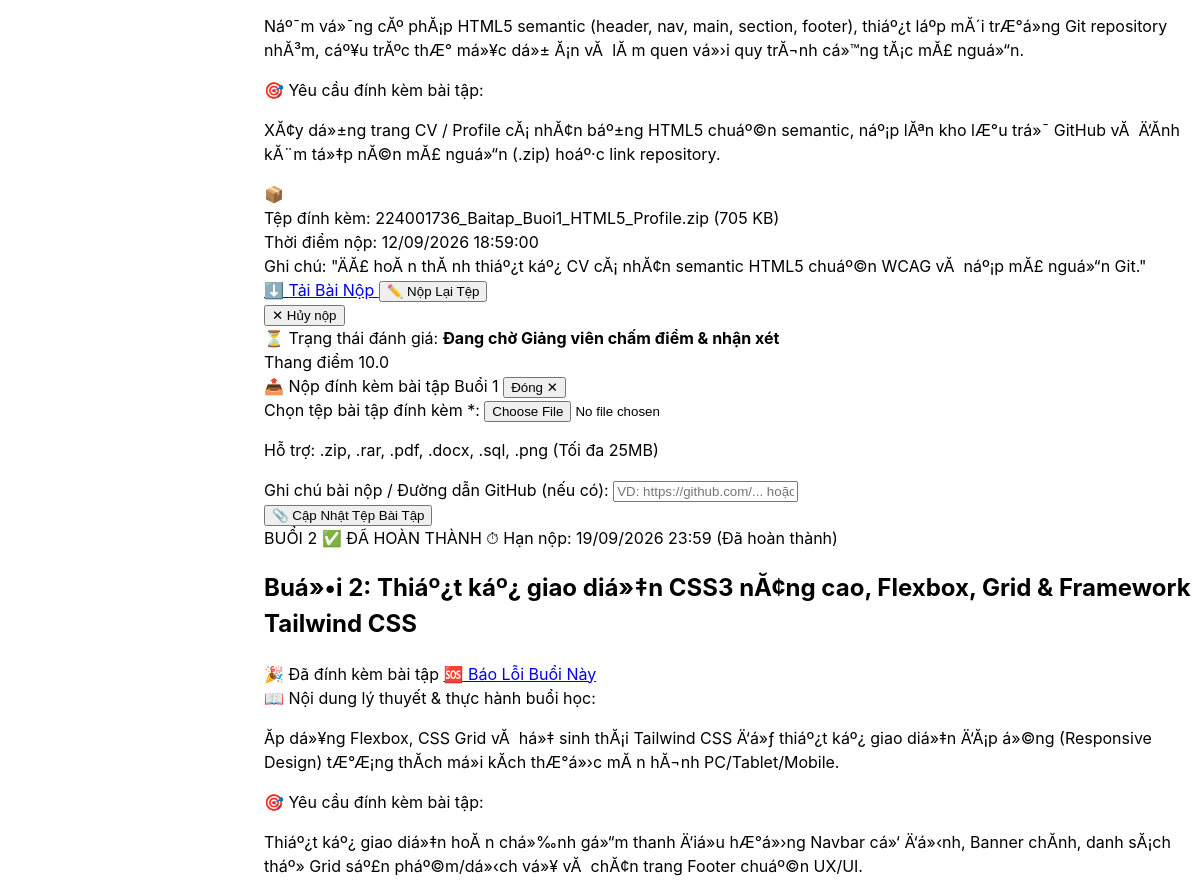
The page /student/index.php?action=course_detail&course_id=1 (signed in, middle part) on the database as committed earlier.
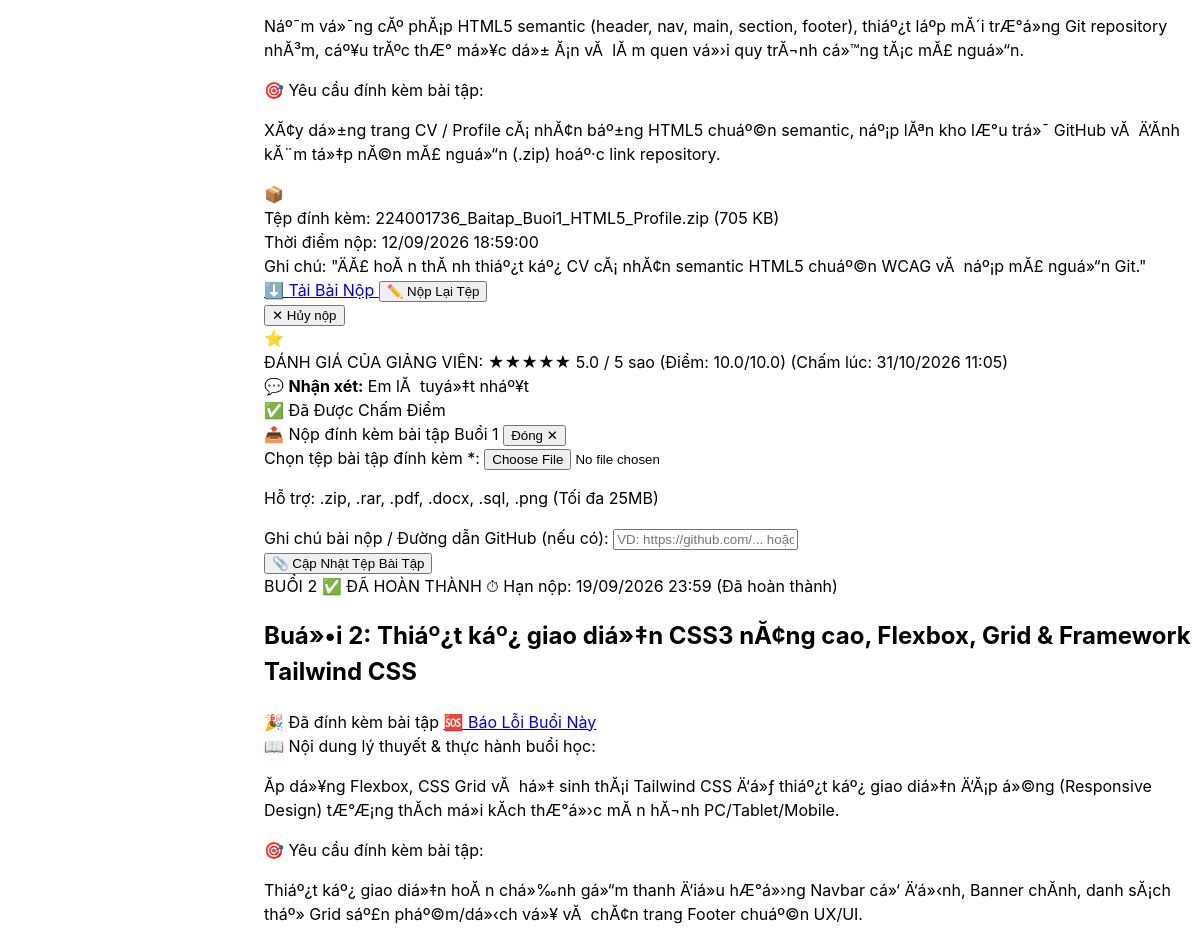
The same page on the database as committed later.
### tables this page shows
CREATE TABLE `student_assignment_submissions` (
  `id` int(10) unsigned NOT NULL AUTO_INCREMENT,
  `lesson_id` int(10) unsigned NOT NULL,
  `student_id` int(10) unsigned NOT NULL,
  `file_path` varchar(255) NOT NULL,
  `file_name` varchar(255) NOT NULL,
  `file_size` int(10) unsigned NOT NULL DEFAULT 0,
  `notes` text DEFAULT NULL,
  `score` decimal(4,2) DEFAULT NULL,
  `star_rating` tinyint(1) unsigned DEFAULT 5,
  `feedback` text DEFAULT NULL,
  `graded_at` datetime DEFAULT NULL,
  `graded_by` int(10) unsigned DEFAULT NULL,
  `submitted_at` datetime NOT NULL DEFAULT current_timestamp(),
  `is_completed` tinyint(1) NOT NULL DEFAULT 1,
  PRIMARY KEY (`id`),
  KEY `idx_lesson_student` (`lesson_id`,`student_id`),
  KEY `idx_student` (`student_id`),
  CONSTRAINT `fk_sub_lesson` FOREIGN KEY (`lesson_id`) REFERENCES `course_lessons` (`id`) ON DELETE CASCADE,
  CONSTRAINT `fk_sub_student` FOREIGN KEY (`student_id`) REFERENCES `users` (`id`) ON DELETE CASCADE
);

CREATE TABLE `course_lessons` (
  `id` int(10) unsigned NOT NULL AUTO_INCREMENT,
  `course_id` int(10) unsigned NOT NULL,
  `lesson_number` tinyint(3) unsigned NOT NULL,
  `title` varchar(255) NOT NULL,
  `description` text DEFAULT NULL,
  `assignment_requirement` text DEFAULT NULL,
  `deadline_at` datetime NOT NULL,
  `created_at` datetime NOT NULL DEFAULT current_timestamp(),
  PRIMARY KEY (`id`),
  KEY `idx_course` (`course_id`),
  KEY `idx_lesson` (`course_id`,`lesson_number`),
  CONSTRAINT `fk_lessons_course` FOREIGN KEY (`course_id`) REFERENCES `courses` (`id`) ON DELETE CASCADE
);

### views/student/courses/detail.php (the view, shortened to what the changed rows need)
<?php
require_once __DIR__ . '/../../../config/database.php';
?>
<!DOCTYPE html>
<html lang="vi">
<head>
    <script src="https://www.gstatic.com/antigravity/web/dev/tailwindcss.min.js"></script>
</head>
<body class="bg-slate-50 text-slate-800 font-sans antialiased min-h-screen flex flex-col justify-between">
<?php require_once __DIR__ . '/../../../includes/navbar.php'; ?>
<main class="flex-1 max-w-7xl mx-auto w-full px-4 sm:px-6 lg:px-8 py-6 space-y-6">
    <div class="space-y-4" id="lessons-container">
        <?php foreach ($lessons as $index => $item): ?>
            <?php
                $isSubmitted = !empty($item['is_submitted']);
                $isOverdue = !empty($item['is_overdue']);
                $lessonId = (int)$item['lesson_id'];
                $filterType = $isSubmitted ? 'completed' : 'pending';
            ?>
            <article class="lesson-card bg-white rounded-3xl border <?= $isSubmitted ? 'border-emerald-200 shadow-sm' : ($isOverdue ? 'border-rose-200 shadow-sm' : 'border-slate-200 shadow-sm') ?> overflow-hidden" data-status="<?= $filterType ?>" id="lesson-card-<?= $lessonId ?>">
                <div class="p-5 md:p-6 border-b border-slate-100 flex flex-col md:flex-row md:items-center justify-between gap-3 bg-gradient-to-r <?= $isSubmitted ? 'from-emerald-50/40 via-white to-white' : ($isOverdue ? 'from-rose-50/40 via-white to-white' : 'from-slate-50/60 via-white to-white') ?>">
                    <div class="space-y-1">
                        <h2 class="text-base md:text-lg font-bold text-slate-900 pt-1">
                            <?= htmlspecialchars($item['title']) ?>
                        </h2>
                    </div>
                </div>
                <div class="p-5 md:p-6 space-y-4">
                    <div class="grid grid-cols-1 md:grid-cols-2 gap-4 text-xs">
                        <div class="bg-slate-50 p-3.5 rounded-2xl border border-slate-100 space-y-1">
                            <p class="text-slate-600 leading-relaxed">
                                <?= htmlspecialchars($item['description'] ?: 'Chưa cập nhật nội dung chi tiết.') ?>
                            </p>
                        </div>
                        <div class="bg-indigo-50/50 p-3.5 rounded-2xl border border-indigo-100 space-y-1">
                            <div class="font-bold text-indigo-900 flex items-center gap-1.5">
                                <span>🎯</span> Yêu cầu đính kèm bài tập:
                            </div>
                            <p class="text-indigo-950 leading-relaxed font-medium">
                                <?= htmlspecialchars($item['assignment_requirement'] ?: 'Sinh viên hoàn thành bài thực hành và đính kèm tệp nén mã nguồn.') ?>
                            </p>
                        </div>
                    </div>
                    <div class="pt-2 border-t border-slate-100">
                        <?php if ($isSubmitted): ?>
                            <div class="bg-emerald-50/60 border border-emerald-200 rounded-2xl p-4 flex flex-col md:flex-row md:items-center justify-between gap-3">
                                <div class="flex items-start gap-3">
                                    <div class="w-10 h-10 rounded-xl bg-emerald-600 text-white flex items-center justify-center text-lg shrink-0 shadow-sm">
                                        📦
                                    </div>
                                    <div class="space-y-0.5">
                                        <div class="text-xs font-bold text-emerald-950 flex items-center gap-2">
                                            <span>Tệp đính kèm:</span>
                                            <span class="font-mono bg-white px-2 py-0.5 rounded border border-emerald-300 text-emerald-800">
                                                <?= htmlspecialchars($item['file_name']) ?>
                                            </span>
                                            <span class="text-[11px] text-emerald-700 font-normal">
                                                (<?= round((int)$item['file_size'] / 1024, 1) ?> KB)
                                            </span>
                                        </div>
                                        <div class="text-[11px] text-emerald-800">
                                            Thời điểm nộp: <span class="font-semibold"><?= date('d/m/Y H:i:s', strtotime($item['submitted_at'])) ?></span>
                                        </div>
                                        <?php if (!empty($item['notes'])): ?>
                                            <div class="text-[11px] text-slate-600 italic mt-1">
                                                Ghi chú: "<?= htmlspecialchars($item['notes']) ?>"
                                            </div>
                                        <?php endif; ?>
                                    </div>
                                </div>
                                <div class="flex items-center gap-2 shrink-0">
                                    <a href="<?php echo $appBase; ?><?= htmlspecialchars($item['file_path']) ?>" download="<?= htmlspecialchars($item['file_name']) ?>" class="px-3 py-1.5 bg-emerald-600 hover:bg-emerald-500 text-white font-bold rounded-xl text-xs transition shadow-sm flex items-center gap-1">
                                        <span>⬇️</span> Tải Bài Nộp
                                    </a>
                                    <button type="button" onclick="toggleSubmitForm(<?= $lessonId ?>)" class="px-3 py-1.5 bg-white border border-slate-300 hover:bg-slate-100 text-slate-700 font-bold rounded-xl text-xs transition">
                                        ✏️ Nộp Lại Tệp
                                    </button>
                                    <form method="POST" action="index.php?action=course_delete_submission" onsubmit="return confirm('Bạn có chắc chắn muốn hủy bài nộp buổi này? Buổi học sẽ chuyển về trạng thái Chưa hoàn thành.');" class="inline">
                                        <button type="submit" class="px-3 py-1.5 bg-rose-50 hover:bg-rose-100 text-rose-700 border border-rose-200 font-bold rounded-xl text-xs transition">
                                            ✕ Hủy nộp
                                        </button>
                                    </form>
                                </div>
                            </div>
                            <?php if ($item['score'] !== null): ?>
                                <?php $stars = !empty($item['star_rating']) ? (int)$item['star_rating'] : (($item['score'] >= 9) ? 5 : (($item['score'] >= 8) ? 4 : (($item['score'] >= 6.5) ? 3 : (($item['score'] >= 5) ? 2 : 1)))); ?>
                                <div class="mt-3 bg-gradient-to-r from-amber-50/80 via-white to-amber-50/50 border border-amber-200 rounded-2xl p-4 flex flex-col md:flex-row md:items-center justify-between gap-3 shadow-2xs">
                                    <div class="flex items-start gap-3">
                                        <div class="w-10 h-10 rounded-xl bg-amber-500 text-white flex items-center justify-center font-black text-sm shrink-0 shadow-sm">
                                            ⭐
                                        </div>
                                        <div>
                                            <div class="flex items-center gap-2 flex-wrap">
                                                <span class="text-xs font-black text-slate-800">ĐÁNH GIÁ CỦA GIẢNG VIÊN:</span>
                                                <span class="px-2.5 py-0.5 rounded-full text-xs font-black bg-amber-400 text-slate-900 shadow-2xs">
                                                    <?= str_repeat('★', $stars) ?> <?= $stars ?>.0 / 5 sao (Điểm: <?= number_format((float)$item['score'], 1) ?>/10.0)
                                                </span>
                                                <?php if (!empty($item['graded_at'])): ?>
                                                    <span class="text-[11px] text-slate-400 font-medium">
                                                        (Chấm lúc: <?= date('d/m/Y H:i', strtotime($item['graded_at'])) ?>)
                                                    </span>
                                                <?php endif; ?>
                                            </div>
                                            <div class="mt-1 text-xs text-slate-700 bg-white/80 p-2.5 rounded-xl border border-amber-200/60 leading-relaxed font-medium">
                                                💬 <strong>Nhận xét:</strong> <?= htmlspecialchars($item['feedback'] ?: 'Đã hoàn thành bài tập.') ?>
                                            </div>
                                        </div>
                                    </div>
                                    <div class="shrink-0 text-right">
                                        <span class="px-3 py-1 bg-emerald-100 text-emerald-800 border border-emerald-300 rounded-full text-[11px] font-bold">
                                            ✅ Đã Được Chấm Điểm
                                        </span>
                                    </div>
                                </div>
                            <?php else: ?>
                                <div class="mt-3 bg-slate-50 border border-slate-200/80 rounded-2xl p-3 flex items-center justify-between gap-2 text-xs text-slate-500">
                                    <div class="flex items-center gap-2">
                                        <span>⏳</span>
                                        <span>Trạng thái đánh giá: <strong class="text-slate-700">Đang chờ Giảng viên chấm điểm & nhận xét</strong></span>
                                    </div>
                                    <span class="text-[11px] text-slate-400 font-mono">Thang điểm 10.0</span>
                                </div>
                            <?php endif; ?>
                        <?php endif; ?>
                        <div id="submit-form-<?= $lessonId ?>" class="<?= $isSubmitted ? 'hidden' : 'block' ?> mt-4 bg-slate-50 border border-indigo-100 rounded-2xl p-4 space-y-3">
                            <div class="flex items-center justify-between text-xs font-bold text-slate-800 border-b border-slate-200 pb-2">
                                <span class="flex items-center gap-1.5">
                                    <span>📤</span> Nộp đính kèm bài tập Buổi <?= (int)$item['lesson_number'] ?>
                                </span>
                                <?php if ($isSubmitted): ?>
                                    <button type="button" onclick="toggleSubmitForm(<?= $lessonId ?>)" class="text-slate-400 hover:text-slate-600">Đóng ✕</button>
                                <?php endif; ?>
                            </div>
                            <form method="POST" action="index.php?action=course_submit" enctype="multipart/form-data" class="space-y-3 text-xs" onsubmit="return handleFormSubmit(event, this, <?= $lessonId ?>);">
                                <div class="grid grid-cols-1 md:grid-cols-2 gap-3">
                                    <div class="space-y-1">
                                        <label class="block font-bold text-slate-700">
                                            Chọn tệp bài tập đính kèm <span class="text-rose-500">*</span>:
                                        </label>
                                        <input type="file" name="assignment_file" required accept=".zip,.rar,.7z,.pdf,.docx,.doc,.png,.jpg,.jpeg,.sql,.txt,.php" class="w-full text-xs text-slate-600 file:mr-3 file:py-2 file:px-3.5 file:rounded-xl file:border-0 file:text-xs file:font-bold file:bg-indigo-600 file:text-white hover:file:bg-indigo-500 bg-white border border-slate-300 rounded-xl cursor-pointer">
                                        <p class="text-[10.5px] text-slate-400">Hỗ trợ: .zip, .rar, .pdf, .docx, .sql, .png (Tối đa 25MB)</p>
                                    </div>
                                    <div class="space-y-1">
                                        <label class="block font-bold text-slate-700">
                                            Ghi chú bài nộp / Đường dẫn GitHub (nếu có):
                                        </label>
                                        <input type="text" name="notes" placeholder="VD: https://github.com/... hoặc Đã hoàn thiện chức năng CRUD" class="w-full px-3 py-2 bg-white border border-slate-300 rounded-xl focus:outline-none focus:ring-2 focus:ring-indigo-500 text-xs">
                                    </div>
                                </div>
                                <div class="flex items-center justify-end gap-2 pt-1">
                                    <button type="submit" class="submit-btn px-4 py-2 bg-indigo-600 hover:bg-indigo-500 text-white font-bold rounded-xl text-xs transition shadow-sm flex items-center gap-1.5">
                                        <span class="btn-icon">📎</span>
                                        <span class="btn-text"><?= $isSubmitted ? 'Cập Nhật Tệp Bài Tập' : 'Xác Nhận Nộp & Hoàn Thành Buổi Học' ?></span>
                                    </button>
                                </div>
                            </form>
                        </div>
                    </div>
                </div>
            </article>
        <?php endforeach; ?>
    </div>
</main>
</body>
</html>

Rows that differ between the two databases and show on the page:
changed student_assignment_submissions "224001736_Baitap_Buoi1_HTML5_Profile.zip": star_rating (not shown) → "★★★★★"; star_rating (not shown) → "5"; score (not shown) → "10.0"; graded_at (not shown) → "31/10/2026 11:05"; feedback (not shown) → "Em lĂ tuyá»‡t nháº¥t"; score "⏳ Trạng thái đánh giá: Đang chờ Giảng viên chấm điểm & nhận xét Thang điểm 10.0" → "⭐ ĐÁNH GIÁ CỦA GIẢNG VIÊN: .0 / 5 sao (Điểm: /10.0) (Chấm lúc: ) 💬 Nhận xét: ✅ Đã Được Chấm Điểm"
